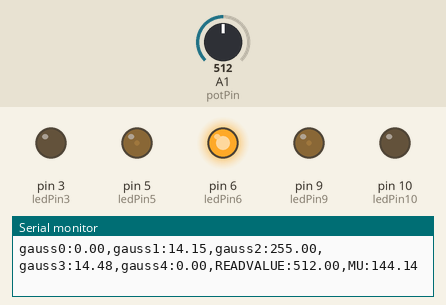
This sketch was run on a simulated Arduino Uno, built with avr-gcc and run on an emulated ATmega328P. Shown: output pins drawn as LEDs (lit = HIGH), the last lines printed to the serial monitor. The inputs (shaded band) are chosen by the test bench; at power-on: A1 (potPin) = 512.

Above: at 1.2 s.
1.3 s: A1 (potPin) set to 716
At 2.4 s:
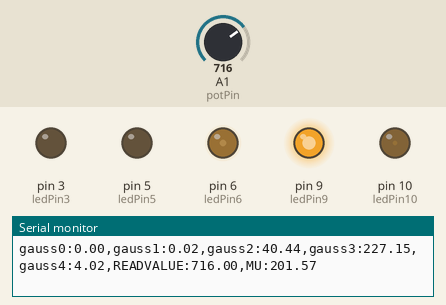
2.8 s: A1 (potPin) set to 743
At 4.1 s:
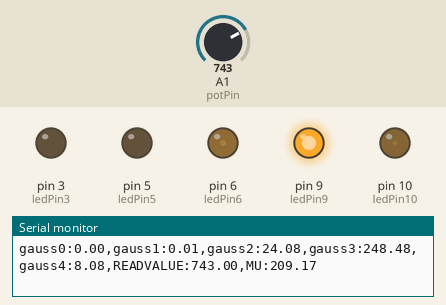
5.8 s: A1 (potPin) set to 770
At 6.3 s:
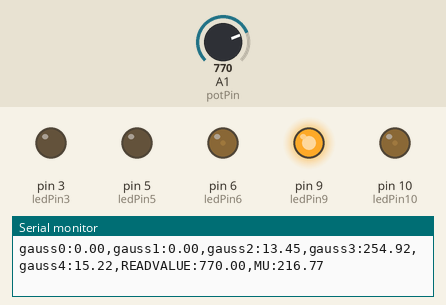
8.8 s: A1 (potPin) set to 1023
At 9.7 s:
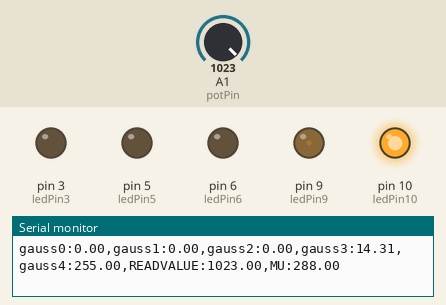
10.3 s: A1 (potPin) set to 511
At 10.8 s:
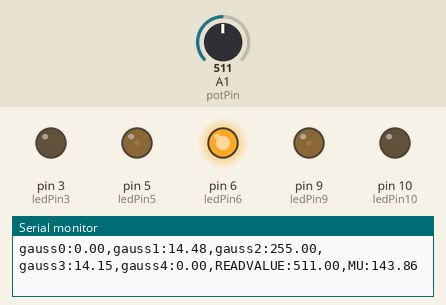
11.8 s: A1 (potPin) set to 306
At 13.0 s:
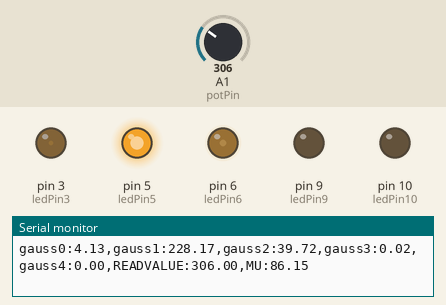
Timing chart, 0 to 14.3 s (numbered marks = the images above; inputs shaded):
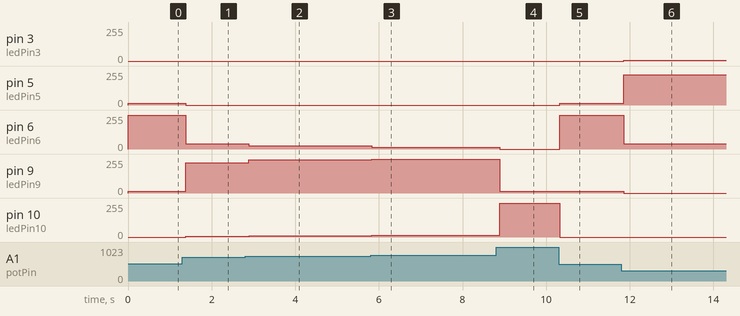

The sketch:

arduinoTest.ino
```cpp
//potentiometer can read 0-1023 , led can read 0-255, mu is from 0 to max number of arms , x has 5 values
double    sigma    = 30, pi = 3.1416; // sigma also needs to be in the same units as x and mu
const int potPin   = A1;
const int ledPin3  = 3;
const int ledPin5  = 5;
const int ledPin6  = 6;
const int ledPin9  = 9;
const int ledPin10 = 10;
float     readValue;
float     mu;
float     x[5] = {0,72,144,216,288};
float     gauss[5];
float     gaussWriteLed[5];

void setup() {
  Serial.begin(9600);
  pinMode(potPin,INPUT);
  pinMode(ledPin3,OUTPUT);
  pinMode(ledPin5,OUTPUT);
  pinMode(ledPin6,OUTPUT);
  pinMode(ledPin9,OUTPUT);
  pinMode(ledPin10,OUTPUT);
}

void loop()
{
   readValue = analogRead(potPin);

   //mu = readValue*(360./270.); //convert potentiometer value read to mu

   mu = readValue*(288./1023.); // Sea star has 0-360 degrees and pot values are from 0-1023

   for (int i = 0; i<5; i++)
   {
    //x[i] = x[i]*(10./5.); // convert x to mu units
    gauss[i] = 255.*exp(-sq(x[i] - mu)/(2*sq(sigma))); //calculate the value according to gauss
    //gaussWriteLed[i] = gauss[i]*(255./5.); // gauss value (0-5) led value (0-255) scale the original calculation for gauss to led values
    analogWrite(ledPin3,gauss[0]);
    analogWrite(ledPin5,gauss[1]);
    analogWrite(ledPin6,gauss[2]);
    analogWrite(ledPin9,gauss[3]);
    analogWrite(ledPin10,gauss[4]);
    delay(1);
   }
   Serial.print("gauss0:");
   Serial.print(gauss[0]);
   Serial.print(",");
   Serial.print("gauss1:");
   Serial.print(gauss[1]);
   Serial.print(",");
   Serial.print("gauss2:");
   Serial.print(gauss[2]);
   Serial.print(",");
   Serial.print("gauss3:");
   Serial.print(gauss[3]);
   Serial.print(",");
   Serial.print("gauss4:");
   Serial.print(gauss[4]);
   Serial.print(",");
   Serial.print("READVALUE:");
   Serial.print(readValue);
   Serial.print(",");
   Serial.print("MU:");
   Serial.println(mu);


}
```

Measured:
- after the input at 1.3 s, pin 5 (ledPin5): 14/255 → 0/255 after 0.08 s; pin 6 (ledPin6): 254/255 → 40/255 after 0.08 s; pin 9 (ledPin9): 14/255 → 227/255 after 0.08 s; pin 10 (ledPin10): 0/255 → 4/255 after 0.08 s
- after the input at 2.8 s, pin 6 (ledPin6): 40/255 → 24/255 after 0.09 s; pin 9 (ledPin9): 227/255 → 248/255 after 0.09 s; pin 10 (ledPin10): 4/255 → 8/255 after 0.09 s
- after the input at 5.8 s, pin 6 (ledPin6): 24/255 → 13/255 at once; pin 9 (ledPin9): 248/255 → 254/255 at once; pin 10 (ledPin10): 8/255 → 15/255 at once
- after the input at 8.8 s, pin 6 (ledPin6): 13/255 → 0/255 after 0.09 s; pin 9 (ledPin9): 254/255 → 14/255 after 0.09 s; pin 10 (ledPin10): 15/255 → 255/255 after 0.09 s
- after the input at 10.3 s, pin 5 (ledPin5): 0/255 → 14/255 at once; pin 6 (ledPin6): 0/255 → 254/255 at once; pin 10 (ledPin10): 255/255 → 0/255 at once
- after the input at 11.8 s, pin 3 (ledPin3): 0/255 → 4/255 after 0.05 s; pin 5 (ledPin5): 14/255 → 228/255 after 0.05 s; pin 6 (ledPin6): 254/255 → 39/255 after 0.05 s; pin 9 (ledPin9): 14/255 → 0/255 after 0.05 s
